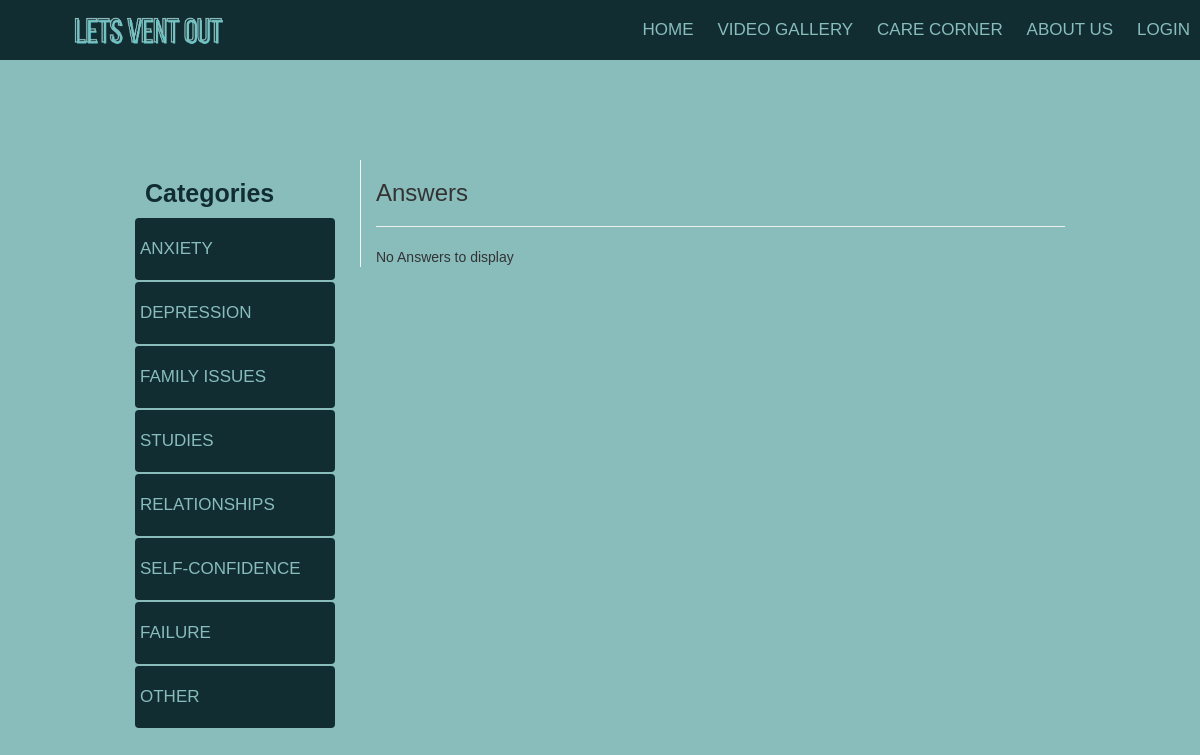
The page /question.php on the database its author committed.
### tables this page shows
CREATE TABLE `categories` (
  `id` int(11) NOT NULL,
  `name` varchar(255) NOT NULL
);

### question.php (the view, shortened to what this page needs)
<?php
require_once('connection.php');
  $sql = "select * from Categories";
  $result_categories = mysqli_query($conn, $sql);
?>
<?php include 'header.php'; ?>
<div class="container main-container">
  <div id = "cat" class="row">
    <div class="col-md-3">
     <ul class="nav nav-pills nav-stacked">
        <li><h3 class="heading">Categories</h3></li>
        <?php
        while ($row = mysqli_fetch_array($result_categories)) {
          $id = $row['id'];
          $name = $row['name'];
          echo "<li><a href='questions.php?c_id=$id&c_name=$name'>".$row['name']."</a></li>";
        }
         ?>
     </ul>
    </div>
    <div class="col-md-9 main_content">
        <h3>Answers</h3> <hr>
        <?php
         $question_id = $_GET['q_id'];
          $sql = "SELECT * from answers where question_id='$question_id' order by id DESC";
          $x = mysqli_query($conn, $sql);
          if( mysqli_num_rows($x)==0){
            echo "No Answers to display";
          }
         ?>
    </div>
  </div>
</div>

### style.css (style rules this page uses)
* { padding:0; margin:0; list-style: none; text-decoration: none; box-sizing:border-box; font-family: sans-serif; }
body { height: 100%; width: 100%; background-color: #88bdbc ; background-position: center; background-size: cover; position: absolute; }
ul { text-align: right; }
ul li { display: inline-block; margin:0 10px; line-height:60px; }
.main-container { margin-top: 50px; }
.main_content { border-left: 1px solid #f4f4f4 ; }
.heading { color: #112d32; display: flex; font-size: 25px; font-weight: bold; }
#cat ul li a { color: #88bdbc; text-transform: uppercase; background-color: #112d32; font-size: 17px; padding: 1px 5px; display: flex; }
.container { width: 80%; display: block; margin: auto; padding-top: 100px; }

### rows shown on the page
categories: name "ANXIETY"
categories: name "DEPRESSION"
categories: name "FAMILY ISSUES"
categories: name "STUDIES"
categories: name "RELATIONSHIPS"
categories: name "SELF-CONFIDENCE"
categories: name "FAILURE"
categories: name "OTHER"
